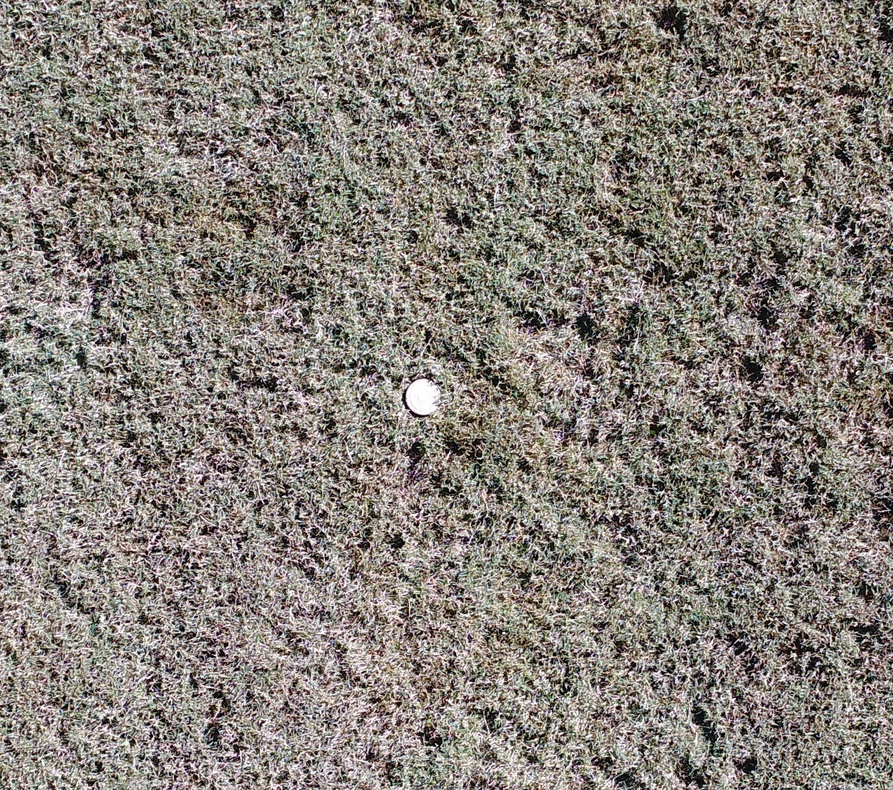
#> input picture Hough/test.jpg, 893 x 790 px, shrunk from 1611 x 1424 before the run
$ python test.py   (Python 2 division)
#> lines starting #> are read from the running program, lines starting #| are printed output that depends on the picture
import cv2
import numpy as np

output = cv2.imread('test.jpg', cv2.IMREAD_ANYCOLOR)
#> output is the input picture: shape (790, 893, 3); mean B, G, R 121.3, 127.7, 134.5
orig = cv2.imread('test.jpg', cv2.IMREAD_ANYCOLOR)
h = np.size(orig, 0)
#> h = 790
w = np.size(orig, 1)
#> w = 893
size = h, w, 3
#> size = (790, 893, 3)
# create tmp images
bbb = np.zeros((h,w),np.uint8)
ggg = np.zeros((h,w),np.uint8)
rrr = np.zeros((h,w),np.uint8)
processed = np.zeros((h,w) ,np.uint8)
storage = np.zeros(size, dtype=np.float32)

#Create Filters
close_k = np.ones((20, 20), np.uint8)
open_k = np.ones((10, 10), np.uint8)


def channel_processing(channel):
    pass
    cv2.adaptiveThreshold(channel, 255, cv2.ADAPTIVE_THRESH_MEAN_C, cv2.THRESH_BINARY, 55, 7)
    #mop up the dirt channel, 255, adaptive_method=cv2.ADAPTIVE_THRESH_MEAN_C,
    cv2.dilate(channel, close_k, channel)
    cv2.erode(channel, open_k, channel)

def inter_centre_distance(x1,y1,x2,y2):
    return ((x1-x2)**2 + (y1-y2)**2)**0.5

def colliding_circles(circles):
    for index1, circle1 in enumerate(circles):
        for circle2 in circles[index1+1:]:
            x1, y1, Radius1 = circle1[0]
            x2, y2, Radius2 = circle2[0]
            #collision or containment:
            if inter_centre_distance(x1,y1,x2,y2) < Radius1 + Radius2:
                return True

def find_circles(processed, storage, LOW):
    try:
        cv2.HoughCircles(processed, storage, cv2.HOUGH_GRADIENT, 2, 32.0, 30, LOW)#, 0, 100) great to add circle constraint sizes.
    except:
        LOW += 1
        print 'try'
        find_circles(processed, storage, LOW)
    circles = np.asarray(storage)
    print 'number of circles:', len(circles)
    if colliding_circles(circles):
        LOW += 1
        storage = find_circles(processed, storage, LOW)
    print 'c', LOW
    return storage

def draw_circles(storage, output):
    circles = np.asarray(storage)
    print len(circles), 'circles found'
    for circle in circles:
        Radius, x, y = int(circle[0][2]), int(circle[0][0]), int(circle[0][1])
        cv2.Circle(output, (x, y), 1, cv2.RGB(0, 255, 0), -1, 8, 0)
        cv2.Circle(output, (x, y), Radius, cv2.RGB(255, 0, 0), 3, 8, 0)

#split image into RGB components
bbb,ggg,rrr = cv2.split(orig)
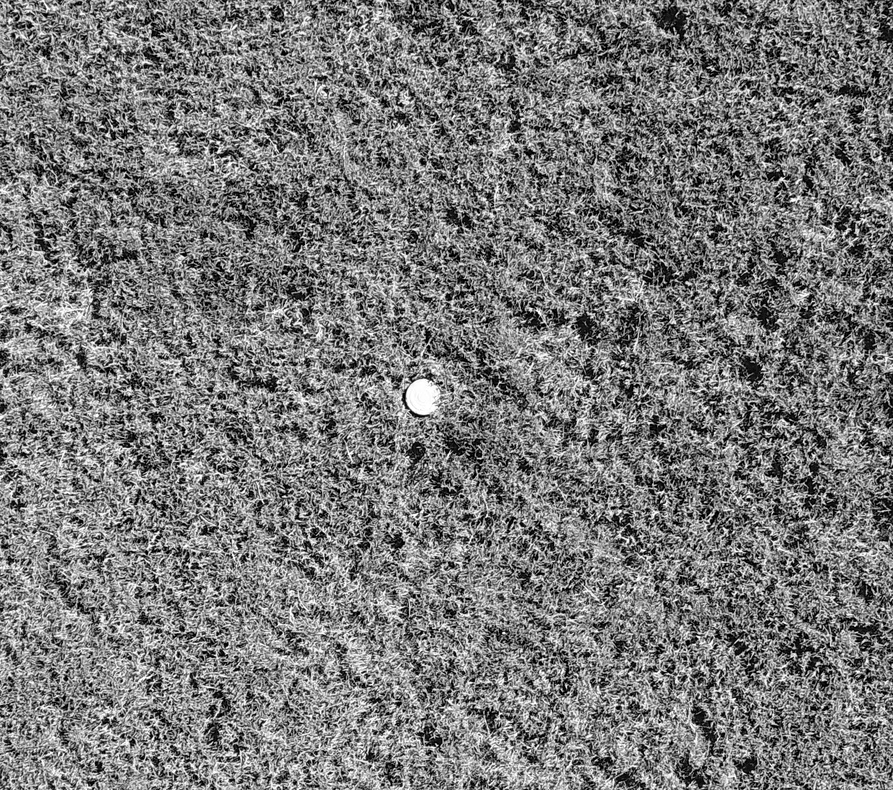
#> bbb: shape (790, 893); min 0, max 255, mean 121.3
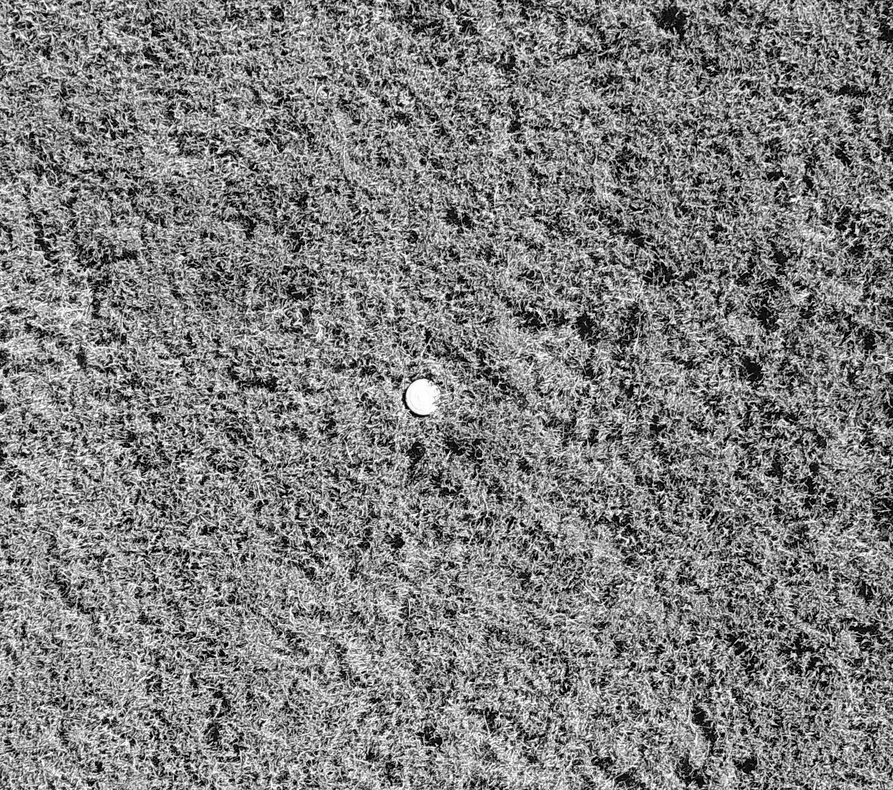
#> ggg: shape (790, 893); min 0, max 255, mean 127.7
#cv2.split(orig,rrr,ggg,bbb,None)
#process each component
channel_processing(rrr)
#> in channel_processing, `cv2.dilate(channel, close_k, channel)`:
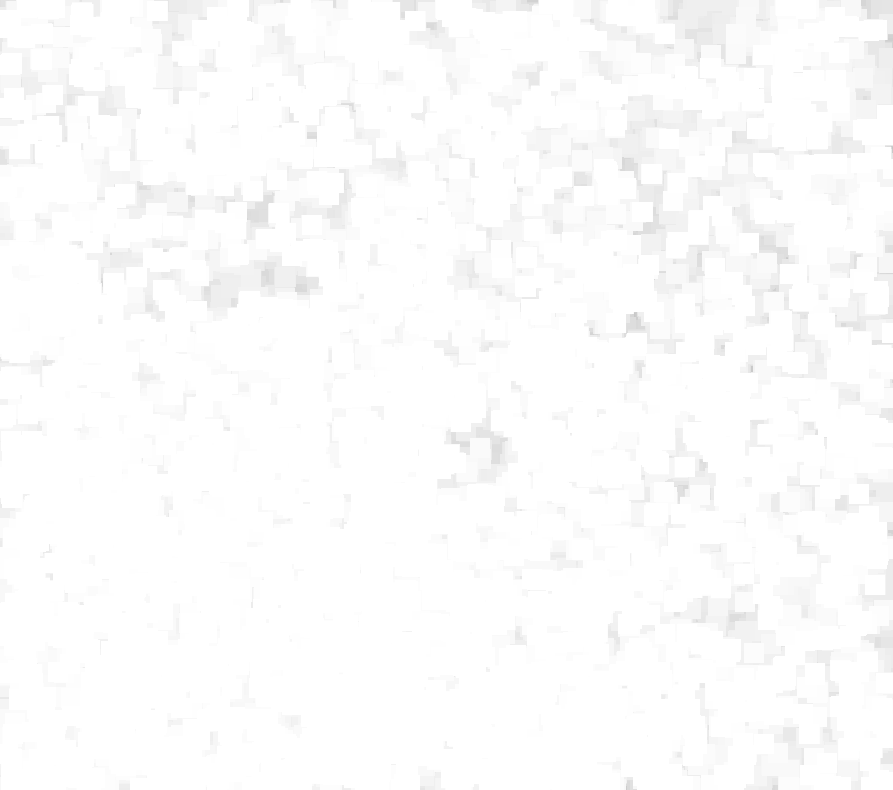
#> channel: shape (790, 893); min 197, max 255, mean 252.5
channel_processing(ggg)
#> in channel_processing (call 2), `cv2.erode(channel, open_k, channel)`:
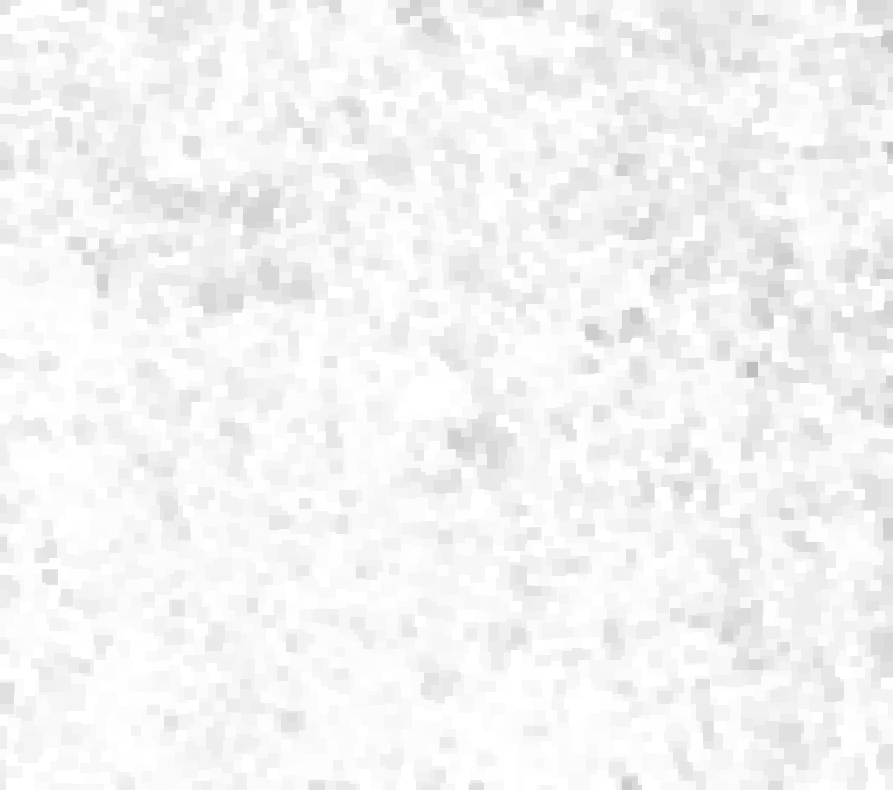
#> channel: shape (790, 893); min 190, max 255, mean 243.8
channel_processing(bbb)
#combine images using logical 'And' to avoid saturation
cv2.merge((bbb, ggg, rrr), processed)
cv2.imshow('before canny', processed)
# cv.SaveImage('case3_processed.jpg',processed)
#use canny, as HoughCircles seems to prefer ring like circles to filled ones.
processed = cv2.Canny(processed, 5, 70, 3)
#smooth to reduce noise a bit more
processed = cv2.GaussianBlur(processed, (7, 7), 15)
cv2.imshow('processed', processed)
#find circles, with parameter search
storage = find_circles(processed, storage, 100)
#> (the run stopped early here; a loop or call above may not have finished)
